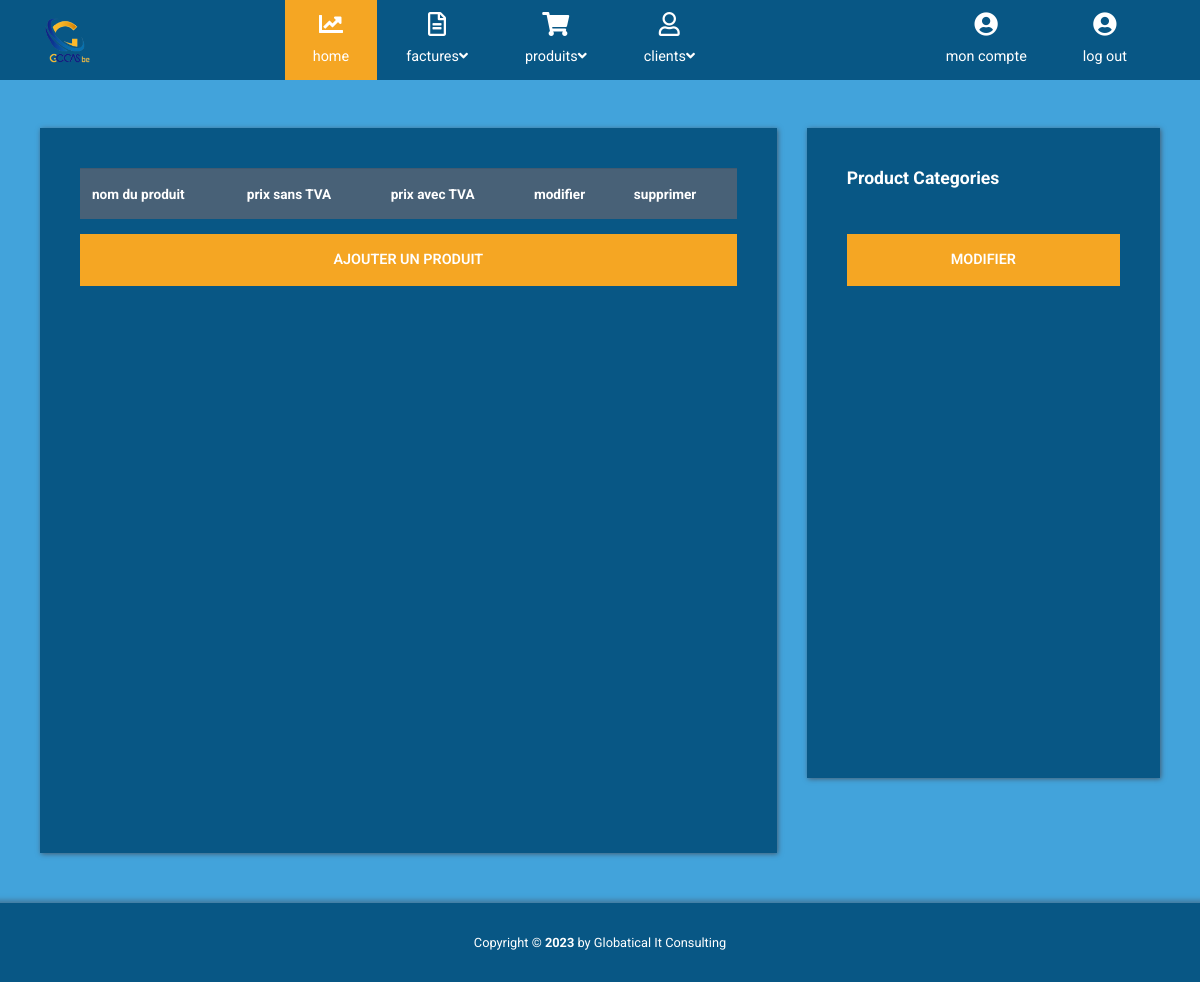
The app's page /rapports_produits.php, older data.
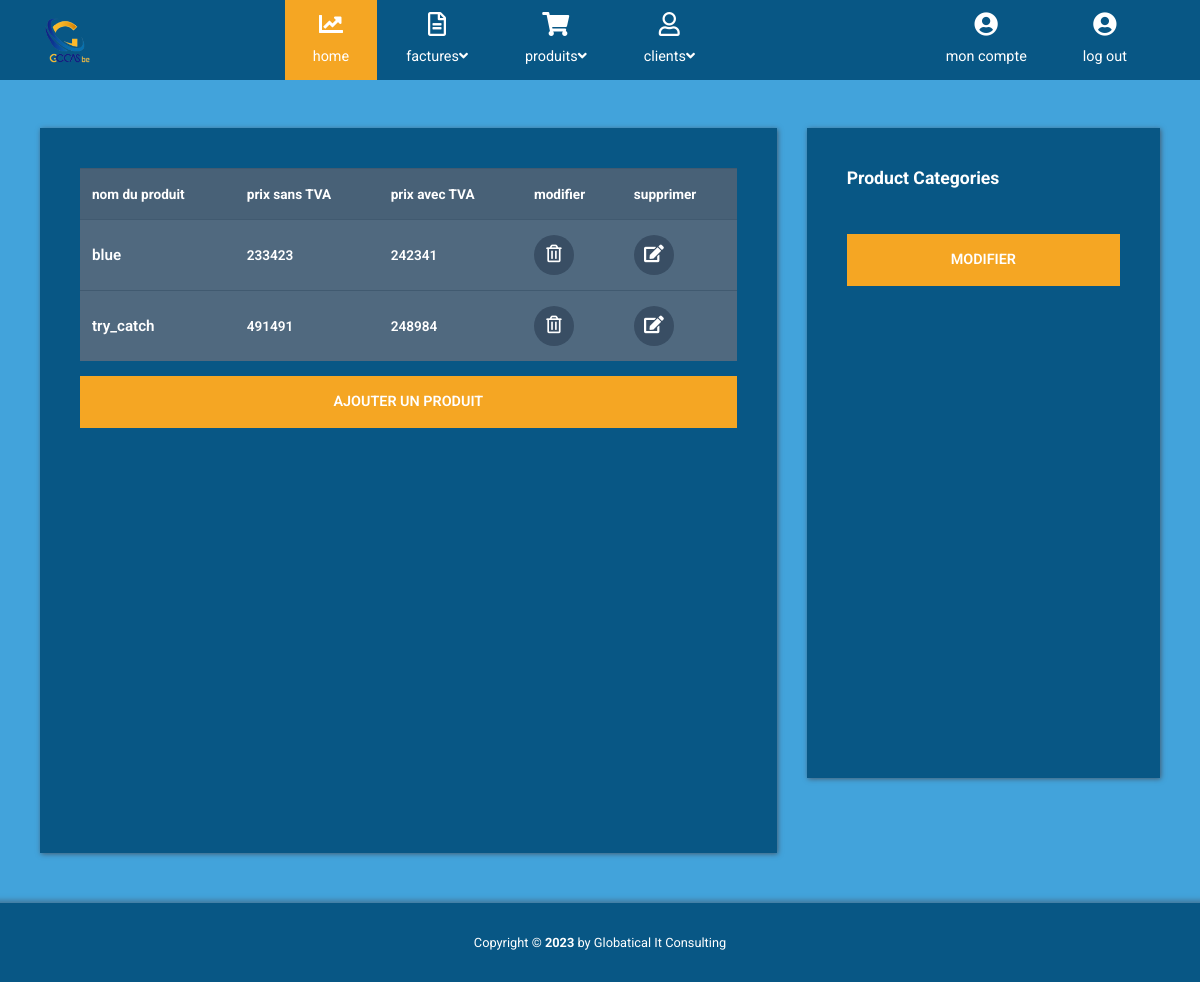
The same page, newer data.
### tables this page shows
CREATE TABLE `product` (
  `Id` int(11) NOT NULL,
  `nom_produit` varchar(50) NOT NULL,
  `description` varchar(255) NOT NULL,
  `unit` float NOT NULL,
  `vat` float NOT NULL,
  `vatprice` float NOT NULL,
  `ttc` float NOT NULL,
  `quantity` int(11) NOT NULL
);

### rapports_produits.php (the view, shortened to what this page needs)
<?php
      include_once "header.php";
?>
    <div class="container mt-5">
      <div class="row tm-content-row">
        <div class="col-sm-12 col-md-12 col-lg-8 col-xl-8 tm-block-col">
          <div class="tm-bg-primary-dark tm-block tm-block-products">
            <div class="tm-product-table-container">
              <table class="table table-hover tm-table-small tm-product-table">
                <thead>
                  <tr>
                    <th scope="col">nom du produit</th>
                    <th scope="col">prix sans TVA</th>
                    <th scope="col">prix avec TVA</th>
                    <th scope="col">modifier</th>
                    <th scope="col">supprimer</th>
                  </tr>
                </thead>
                <tbody>
                <?php
                $sql    = "SELECT * FROM product";
                $result = mysqli_query($conn , $sql);
                if($result){
                    while ($row = mysqli_fetch_assoc($result)) {
                      $idproduit =  $row['Id'];
                      $nom       = $row['nom_produit'];
                      $vatPrice  = $row['vatprice'];
                      $ttc       = $row['ttc'];
                        echo '
                          <tr>
                                <th class="tm-product-name" scope="row">'.$nom.' </th>
                                <td>'.$vatPrice.'</td>
                                <td>'.$ttc.'</td>
                                  <td><a href="delete_product.php?deleteidproduit='.$idproduit.'" class="tm-product-delete-link">
                                    <i class="far fa-trash-alt tm-product-delete-icon"></i>
                                  </a>
                                </td>
                                <td>
                                  <a href="update_product.php?Updateidproduit='.$idproduit.'" class="tm-product-delete-link">
                                    <i class="fas fa-edit tm-product-delete-icon "></i>
                                  </a></td>
                              </tr>
                        ';
                    }
                }
                ?>
                </tbody>
              </table>
            </div>
            <a
              href="product.php"
              class="btn btn-primary btn-block text-uppercase mb-3">ajouter un produit</a>
          </div>
        </div>
        <div class="col-sm-12 col-md-12 col-lg-4 col-xl-4 tm-block-col">
          <div class="tm-bg-primary-dark tm-block tm-block-product-categories">
            <h2 class="tm-block-title">Product Categories</h2>
            <button class="btn btn-primary btn-block text-uppercase mb-3">
              modifier
            </button>
          </div>
        </div>
      </div>
    </div>
    <footer class="tm-footer row tm-mt-small">
      <div class="col-12 font-weight-light">
        <p class="text-center text-white mb-0 px-4 small">
          Copyright &copy; <b>2023</b> by Globatical It Consulting
        </p>
      </div>
    </footer>
  </body>
</html>

### header.php (shortened to what this page needs)
<!DOCTYPE html>
<html lang="en">
<head>
    <link rel="stylesheet" href="css/fontawesome.min.css">
    <link rel="stylesheet" href="css/bootstrap.min.css">
    <link rel="stylesheet" href="css/ngato.css">
</head>
<body id="reportsPage">
    <div class="" id="home">
        <nav class="navbar navbar-expand-xl">
            <div class="container h-100">
                <img src="img\gocas-removebg-preview (1).png" width="45px" height="45px">
                <div class="collapse navbar-collapse" id="navbarSupportedContent">
                    <ul class="navbar-nav mx-auto h-100">
                        <li class="nav-item">
                            <a class="nav-link active" href="home.php">
                               <i class=" fas fa-chart-line"></i>home
                            </a>
                        </li>
                        <li class="nav-item dropdown">
                            <a class="nav-link dropdown-toggle" href="createinvoice.php" id="navbarDropdown" role="button" data-toggle="dropdown"aria-haspopup="true" aria-expanded="false">
                            <i class="far fa-file-alt"></i>
                            <span>factures<i class="fas fa-angle-down"></i></span></a>
                       </li>
                         <li class="nav-item dropdown">
                            <a class="nav-link dropdown-toggle" href="product.php" id="navbarDropdown" role="button" data-toggle="dropdown"aria-haspopup="true" aria-expanded="false">
                            <i class="fas fa-shopping-cart"></i>
                            <span>produits<i class="fas fa-angle-down"></i></span></a>
                        </li>
                        <li class="nav-item dropdown">
                            <a class="nav-link dropdown-toggle" href="clients.php" id="navbarDropdown" role="button" data-toggle="dropdown"aria-haspopup="true" aria-expanded="false">
                            <i class="far fa-user"></i>
                            <span>clients<i class="fas fa-angle-down"></i></span></a>
                       </li>
                    </ul>
                    <ul class="navbar-nav">
                        <li class="nav-item">
                            <a class="nav-link" href="entreprise.php">
                                <i class="fa fa-user-circle"></i>
                                mon compte
                            </a>
                        </li>
                    </ul>
                    <ul class="navbar-nav">
                        <li class="nav-item">
                            <a class="nav-link" href="includes/Logout.php">
                                <i class="fa fa-user-circle"></i>
                                log out
                            </a>
                        </li>
                    </ul>
                </div>
            </div>
</nav>

### css/ngato.css (style rules this page uses)
html { font-size: 16px; overflow-x: hidden; }
body { font-family: Roboto, Helvetica, Arial, sans-serif; background-color: #42a3db; overflow-x: hidden; }
a { transition: all 0.3s ease; }
.navbar { height: 80px; background-color: #085785; padding: 0; }
.navbar .container { position: relative; }
.tm-mt-small { margin-top: 20px; }
.tm-block-col { margin-bottom: 30px; }
.tm-block { padding: 40px; -webkit-box-shadow: 1px 1px 5px 0 #455c71; -moz-box-shadow: 1px 1px 5px 0 #455c71; box-shadow: 1px 1px 5px 0 #455c71; min-height: 350px; height: 100%; max-height: 450px; }
.tm-block-title { font-size: 1.1rem; font-weight: 700; color: #fff; margin-bottom: 30px; }
.nav-link { color: #fff; height: 100%; display: flex; align-items: center; justify-content: center; flex-direction: column; font-size: 90%; }
.nav-link > i { margin-bottom: 10px; margin-right: 0; font-size: 1.5rem; }
.dropdown-item, .nav-link { padding: 15px 20px; }
.navbar-nav .active > .nav-link, .navbar-nav .nav-link.active { background-color: #f5a623; color: #fff; }
.navbar-nav .nav-link.active i { color: #fff; }
.nav-item { text-align: center; }
.nav-item:last-child { margin-right: 0; }
.dropdown-toggle::after { display: none; }
.tm-content-row { justify-content: space-between; margin-left: -20px; margin-right: -20px; }
.table { background-color: #50697f; color: #fff; font-size: 85%; margin-bottom: 0; }
thead { background-color: #486177; color: #fff; }
.table thead th { border-bottom: 0; }
.btn { border-radius: 0; padding: 13px 28px; transition: all 0.2s ease; max-width: 100%; }
.btn-primary { color: #fff; background-color: #f5a623; border: 2px solid #f5a623; font-size: 90%; font-weight: 600; }
.table td, .table th { border-top: 1px solid #415a70; padding: 15px 25px; vertical-align: middle; }
.tm-table-small td, .tm-table-small th { padding-left: 12px; padding-right: 12px; }
.table-hover tbody tr { transition: all 0.2s ease; }
.tm-bg-primary-dark { background-color: #085785; }
.tm-block-products { min-height: 725px; }
.tm-block-product-categories { min-height: 650px; }
.tm-product-table-container { max-height: 465px; margin-bottom: 15px; overflow-y: scroll; }
.tm-product-table tr { font-weight: 600; }
.tm-product-name { font-size: 0.95rem; font-weight: 600; }
.tm-product-delete-icon { font-size: 1.1rem; color: #fff; }
.tm-product-delete-link { padding: 10px; border-radius: 50%; background-color: #394e64; display: inline-block; width: 40px; height: 40px; text-align: center; }
.tm-footer { background-color:#085785; padding-top: 30px; padding-bottom: 30px; -webkit-box-shadow: 0 -3px 5px 0 rgba(69, 92, 113, 0.59); -moz-box-shadow: 0 -3px 5px 0 rgba(69, 92, 113, 0.59); box-shadow: 0 -3px 5px 0 rgba(69, 92, 113, 0.59); }
@media (min-width: 1200px) { .navbar-expand-xl .navbar-nav .nav-link { padding-left: 28px; padding-right: 28px; } }
@media (min-width: 1200px) { .navbar-collapse { height: 100%; } }
@media (max-width: 1275px) and (min-width: 1200px) { .nav-item { margin-right: 15px; } }
@media (max-width: 1350px) { .nav-item { margin-right: 1px; } }

Row changes from the older to the newer data that the page shows:
added product: nom_produit "blue", vatprice "233423", ttc "242341"
added product: nom_produit "try_catch", vatprice "491491", ttc "248984"
